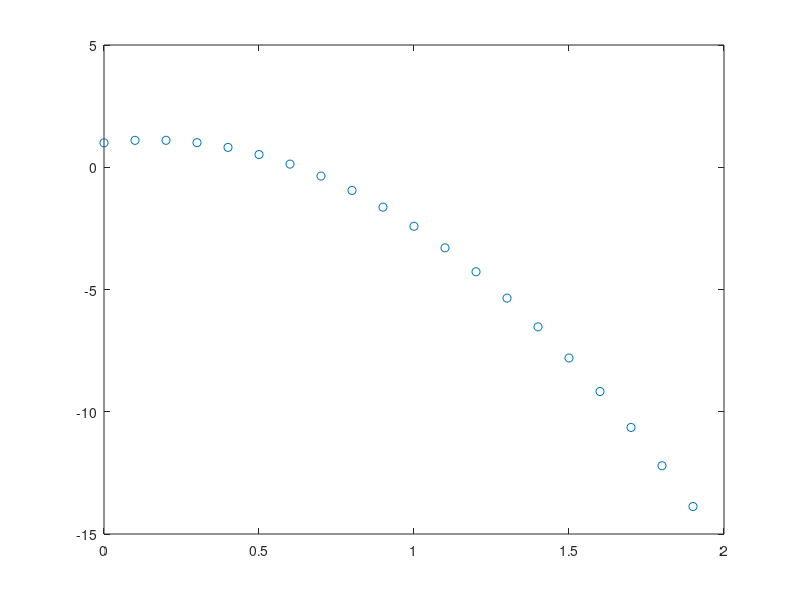
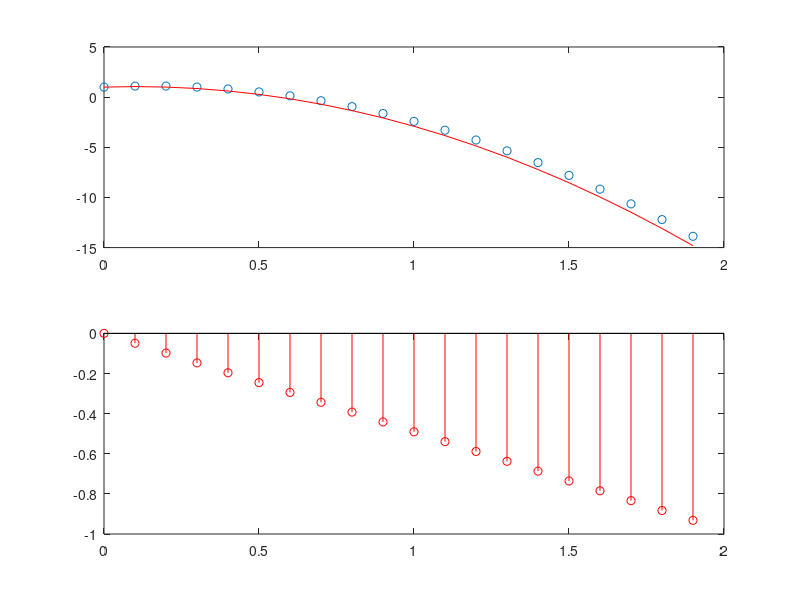

Write the MATLAB code that produced these figures, in order.
function [pos,tim] = projectile(v0,M)

% Initialise parameters
t_end = 2;                  % End time
deltat = 0.1;              % Time step
x0 = 1;                     % Initial position

nsteps = fix(t_end/deltat); % Number of time steps
pos = zeros(nsteps,1);      % Position vector
vel = zeros(nsteps,1);      % Velocity vector
tim = zeros(nsteps,1);      % Time vector

% Default values for mass and velocity
if (nargin < 2)
    M = 10;
    if (nargin < 1)
        v0 = 1;
    end
end

pos(1) = x0;                % Store initial position
vel(1) = v0;                % Store initial velocity

% The time loop
for n = 1:nsteps-1
    pos(n+1) = position(pos(n),vel(n),deltat);
    vel(n+1) = velocity(vel(n),M,deltat);
    tim(n+1) = tim(n) + deltat;
end

% Plot results
figure; plot(tim,pos, 'o');

% Compare to analytical solution
compareToExact(x0,v0,tim,pos);

end

function F = force(M)
% M:    mass of particle
g = -9.81;
F = M * g;
end

function v = velocity(vt,mass,dt)
% vt:   velocity at previous time
% mass: mass of particle
% dt:   time step size
v = vt + force(mass)/mass * dt;
end

function x = position(xt,vel,dt)
% xt:   position at current time step
% vel:  velocity at current time step
% dt:   time step size
x = xt + vel * dt;
end

function compareToExact(x0,v0,tim,pos)
% Exact solution
pos_ex = x0 + v0 * tim + ( 0.5 * -9.81 * tim .* tim );

% Draw comparative figure
figure;
subplot(2,1,1)
plot(tim,pos, 'o');
hold on;
plot(tim,pos_ex,'r-')
subplot(2,1,2)
stem(tim,pos_ex-pos,'r-')
end
